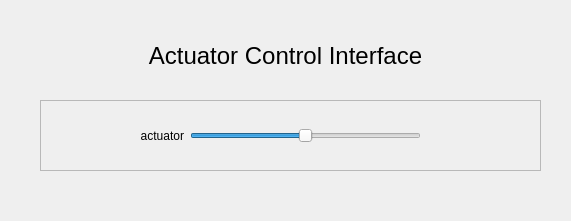
<?xml version="1.0" encoding="UTF-8"?>
<ui version="4.0">
 <class>Form</class>
 <widget class="QWidget" name="Form">
  <property name="geometry">
   <rect>
    <x>0</x>
    <y>0</y>
    <width>571</width>
    <height>221</height>
   </rect>
  </property>
  <property name="windowTitle">
   <string>Form</string>
  </property>
  <widget class="QLabel" name="label_12">
   <property name="geometry">
    <rect>
     <x>130</x>
     <y>40</y>
     <width>311</width>
     <height>31</height>
    </rect>
   </property>
   <property name="font">
    <font>
     <pointsize>18</pointsize>
     <weight>50</weight>
     <bold>false</bold>
    </font>
   </property>
   <property name="text">
    <string>Actuator Control Interface</string>
   </property>
   <property name="alignment">
    <set>Qt::AlignCenter</set>
   </property>
  </widget>
  <widget class="QFrame" name="frame">
   <property name="geometry">
    <rect>
     <x>40</x>
     <y>100</y>
     <width>501</width>
     <height>71</height>
    </rect>
   </property>
   <property name="autoFillBackground">
    <bool>false</bool>
   </property>
   <property name="frameShape">
    <enum>QFrame::StyledPanel</enum>
   </property>
   <property name="frameShadow">
    <enum>QFrame::Raised</enum>
   </property>
   <widget class="QWidget" name="horizontalLayoutWidget">
    <property name="geometry">
     <rect>
      <x>100</x>
      <y>20</y>
      <width>281</width>
      <height>31</height>
     </rect>
    </property>
    <layout class="QHBoxLayout" name="horizontalLayout">
     <item>
      <widget class="QLabel" name="label_2">
       <property name="text">
        <string>actuator</string>
       </property>
       <property name="alignment">
        <set>Qt::AlignRight|Qt::AlignTrailing|Qt::AlignVCenter</set>
       </property>
      </widget>
     </item>
     <item>
      <widget class="QSlider" name="actuator">
       <property name="minimum">
        <number>-1000</number>
       </property>
       <property name="maximum">
        <number>1000</number>
       </property>
       <property name="sliderPosition">
        <number>0</number>
       </property>
       <property name="orientation">
        <enum>Qt::Horizontal</enum>
       </property>
      </widget>
     </item>
    </layout>
   </widget>
  </widget>
  <zorder>frame</zorder>
  <zorder>label_12</zorder>
 </widget>
 <resources/>
 <connections/>
</ui>
